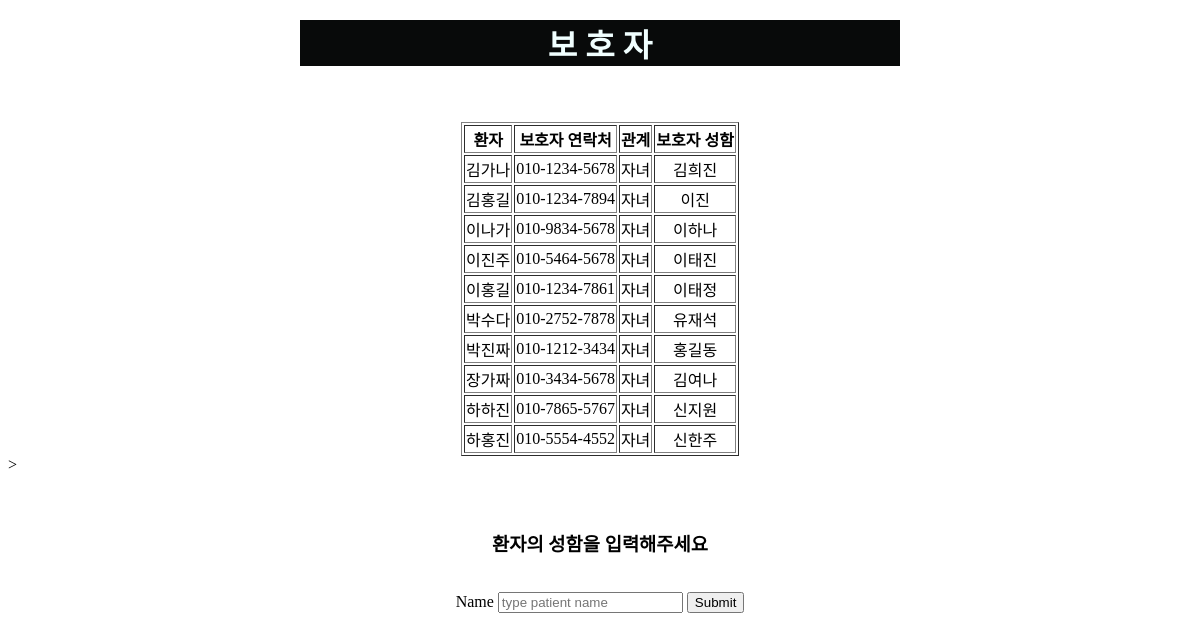
The page /family on the database its author committed.
### tables this page shows
CREATE TABLE family (
    fnumber VARCHAR(15) NOT NULL PRIMARY KEY,
    relation VARCHAR(5),
    fname VARCHAR(15)
);

CREATE TABLE patient (
    id NUMBER(8) NOT NULL PRIMARY KEY,
    Pname VARCHAR(25) NOT NULL,
    sex CHAR(1),
    age DATE,
    room NUMBER(3)
);

### hello.py (the view)
@app.route('/family')
def family():
        db = sqlite3.connect("hospital.db")
        db.row_factory = sqlite3.Row
        items = db.execute(
                'select Pname, fnumber, relation, fname from family, patient, enrollment where id=p_id and fnumber=f_number'
        ).fetchall()
        db.close()
        return render_template('family.html', items=items)

### templates/family.html (shortened to what this page needs)
<!DOCTYPE html>
<html>
    <head>
    </head>
    <body>
            <h1> 보 호 자 </h1><br><br>
            <table border="1" align="center">
                <th>환자</th>
                <th>보호자 연락처</th>
                <th>관계</th>
                <th>보호자 성함</th>
            {% for item in items %}
                <tr><td>{{ item.Pname }}</td>
                <td>{{ item.fnumber }} </td>
                <td>{{ item.relation }} </td>
                <td>{{ item.fname }}<br></td></tr>
            {% endfor %}
            </table>>
            <div class='article'>
                <br><br><h3>환자의 성함을 입력해주세요</h3><br>
                <form action='#family' metho='POST'>
                    <label for='name'>Name</label>
                    <input id='name' type='text' name='name' placeholder='type patient name'>
                    <input type='submit' value='Submit'>
                </form>
            </div>
    </body>
</html>

### templates/family.html (style rules this page uses)
h1 { text-align: center; margin: 20px auto; display: block; max-width: 600px; height: 100%; color:azure; background-color: #080a0a;; }
table { text-align: center; background-color: #ffffff; }
div { text-align: center; }

### rows shown on the page
family: Pname "김가나", fnumber "010-1234-5678", relation "자녀", fname "김희진"
family: Pname "김홍길", fnumber "010-1234-7894", relation "자녀", fname "이진"
family: Pname "이나가", fnumber "010-9834-5678", relation "자녀", fname "이하나"
family: Pname "이진주", fnumber "010-5464-5678", relation "자녀", fname "이태진"
family: Pname "이홍길", fnumber "010-1234-7861", relation "자녀", fname "이태정"
family: Pname "박수다", fnumber "010-2752-7878", relation "자녀", fname "유재석"
family: Pname "박진짜", fnumber "010-1212-3434", relation "자녀", fname "홍길동"
family: Pname "장가짜", fnumber "010-3434-5678", relation "자녀", fname "김여나"
family: Pname "하하진", fnumber "010-7865-5767", relation "자녀", fname "신지원"
family: Pname "하홍진", fnumber "010-5554-4552", relation "자녀", fname "신한주"
